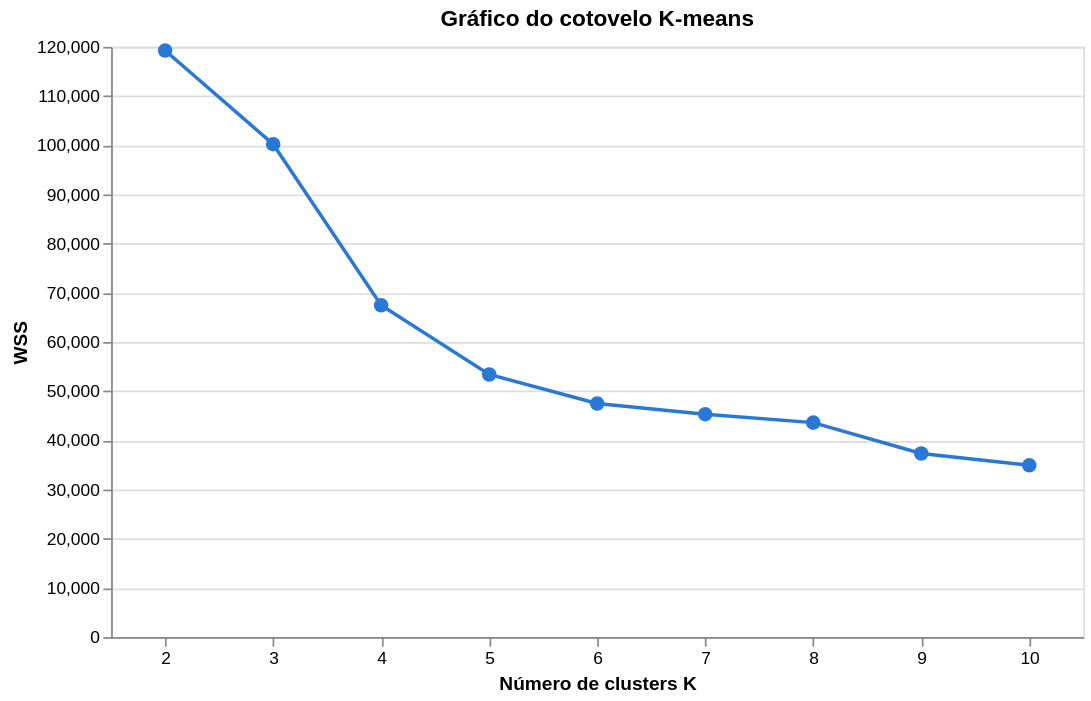

Source (notebook cell):
### Code cell
# Gráfico do cotovelo K-means
display(wss_chart(wss_cls))

### Figure 1 — Vega-Lite specification as saved in the notebook (floating-point values rounded to 4 significant figures)
{"config": {"view": {"continuousWidth": 300, "continuousHeight": 300}}, "data": {"name": "data-b7a46d457ace6f5a4d7a9a3f9015ae7a"}, "mark": {"type": "line", "color": "#2a78d6", "point": {"color": "#2a78d6", "size": 70}}, "encoding": {"tooltip": [{"field": "K", "type": "ordinal"}, {"field": "WSS", "format": ",.1f", "type": "quantitative"}], "x": {"axis": {"labelAngle": 0}, "field": "K", "title": "Número de clusters K", "type": "ordinal"}, "y": {"field": "WSS", "title": "WSS", "type": "quantitative"}}, "height": 340, "title": "Gráfico do cotovelo K-means", "width": 560, "$schema": "https://vega.github.io/schema/vega-lite/v5.20.1.json", "datasets": {"data-b7a46d457ace6f5a4d7a9a3f9015ae7a": [{"K": 2, "WSS": 119300.0}, {"K": 3, "WSS": 100200.0}, {"K": 4, "WSS": 67470.0}, {"K": 5, "WSS": 53390.0}, {"K": 6, "WSS": 47480.0}, {"K": 7, "WSS": 45320.0}, {"K": 8, "WSS": 43610.0}, {"K": 9, "WSS": 37330.0}, {"K": 10, "WSS": 34920.0}]}}
